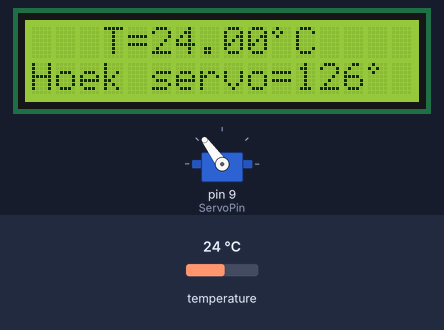
This sketch was run on a simulated Arduino Uno, built with avr-gcc and run on an emulated ATmega328P. On the bench: 16×2 character LCD, servo. The inputs (shaded band) are chosen by the test bench; at power-on: temperature 24 °C. What the sketch prints to the serial monitor is not drawn.

Above: at 7.8 s.
7.9 s: temperature set to 12 °C
At 8.6 s:
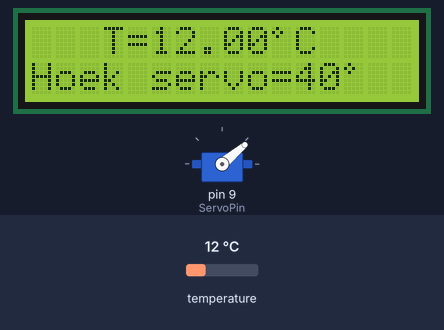
9.7 s: temperature set to 28 °C
At 10.9 s:
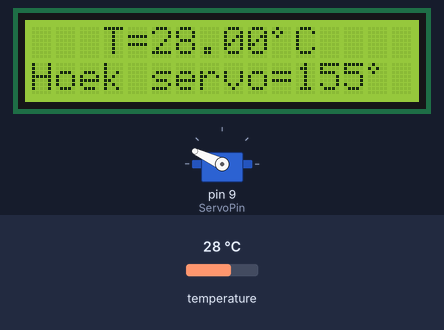
11.4 s: temperature set to 33 °C
At 12.0 s:
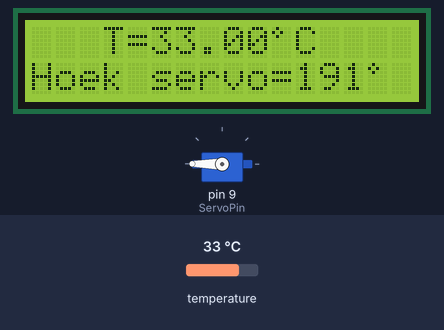
13.1 s: temperature set to 19 °C
At 14.3 s:
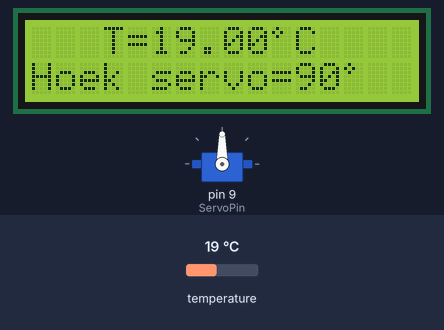
Timing chart, 0 to 15.8 s (numbered marks = the images above; inputs shaded):
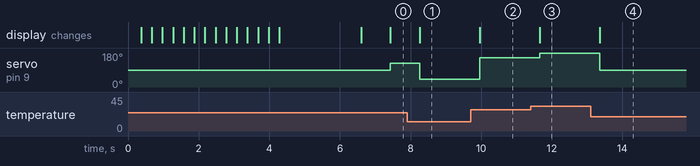

The sketch:

MiniSerre_DS18B20_Servo_LCD-I2C.ino
```cpp
/*  Jan Moeskops - mei 2021
Project Miniserre
Benodigdheden:  Arduino Uno, Temperatuursensor DS18b20, mini servo SG 90, LCD 1602 met I2C module
Meer info op https://github.com/moeskopsjan/MiniSerre
Aansluitingen:
  LCD-I2C  voeding 5 Volt en Grond
           SCL (Serial Clock) op Analog pin 5  (A5)
       SDA (Serial Data) op Analog pin 4  (A4)
  Temperatuursensor:  voeding en grond
                      datapin met pullup weerstand van 4k7 Ohm verbinden met digitale pin 2  (D2)
  Servomotor:  voeding:  5Volt (rode draad) en GND (bruine draad bij sommige servo's) aansluiten
               PWM data via pin D9

*/

// Volgende libraries dienen geïnstalleerd te worden:
#include <OneWire.h>
#include <DallasTemperature.h>
#include <Wire.h>
#include <LiquidCrystal_I2C.h>
#include <Servo.h>

Servo myservo;  // create servo object to control a servo  (zie voorbeeldprogramma in Arduino IDE - servo - sweep
// twelve servo objects can be created on most boards

int pos = 0;    // variable to store the servo position

const int ServoPin = 9;    // Digitale pin voor de sturing van servo

// In volgende lijn wordt het adres 0x27 of 0x3F, alsook de grootte van het LCD ingesteld 16 characters over 2 lijnen
LiquidCrystal_I2C lcd(0x3F, 16, 2);

// Dataverbinding temperatuur sensor wordt verbonden met D2 op Arduino Uno
#define ONE_WIRE_BUS 2


// Setup a oneWire instance to communicate with any OneWire devices (not just Maxim/Dallas temperature ICs)
OneWire oneWire(ONE_WIRE_BUS);

// Pass our oneWire reference to Dallas Temperature.
DallasTemperature sensors(&oneWire);

// Maak het character voor graden :
byte graden[8] = {
  0b01000,
  0b10100,
  0b01000,
  0b00000,
  0b00000,
  0b00000,
  0b00000,
  0b00000
};
int temperatuur;
int waarde;
// ------------------------- SchrijfMachine effect ----------------------------
void SchrijfMachine(char* text)
{
  char *msgptr = text;
  lcd.setCursor(0,0);
  while (*msgptr)
  {
   lcd.write(*msgptr++);   //deze tekst op LCD
   delay(300);
  }
}


// ----------------------------------- S E T U P -----------------------------------------------------
void setup(void)
{
  // start serial port
  Serial.begin(9600);
  Serial.println("Dallas Temperature IC Control Library Demo");
  lcd.begin();
  lcd.createChar(0, graden);   //Zet character graden klaar voor LCD
  //lcd.setCursor(3,0);          //Zet cursor op 5e plaats op 1e lijn (voor machine's is dit lijn 0)
  //lcd.print("Miniserre");      //Print deze tekst
  SchrijfMachine("...Miniserre...");
  delay(2000);  // 2 seconden om de titel op het scherm te houden
  lcd.clear();
  sensors.begin();
  myservo.attach(ServoPin);  // attaches the servo on pin 9 to the servo object
  // Start up the library

}

// ------------------------------------ L O O P ------------------------------------------------------
void loop(void)
{
  // call sensors.requestTemperatures() to issue a global temperature
  // request to all devices on the bus
  Serial.print("Requesting temperatures...");
  sensors.requestTemperatures(); // Send the command to get temperatures
  Serial.println("DONE");
  // After we got the temperatures, we can print them here.
  // We use the function ByIndex, and as an example get the temperature from the first sensor only.
  temperatuur= sensors.getTempCByIndex(0);
  Serial.print("Temperature for the device 1 (index 0) is: ");
  Serial.println(sensors.getTempCByIndex(0));    //print waarde als floating point
  Serial.println(temperatuur);                   // print waarde als integer
  lcd.setCursor(3,0);
  lcd.print("T=");

  //lcd.print(temperatuur);
  lcd.print(sensors.getTempCByIndex(0));
  lcd.write(0);
  lcd.print("C");
  lcd.print("  "); // Indien het getal groter dan 100 wordt (5 getallen: 100.00) en terug naar 99 spring(99.00) dan wordt het laatste character gewist
  lcd.setCursor(0,1);
  lcd.print("Hoek servo=");
  waarde = map(temperatuur,19,30,90,170);
  lcd.print(waarde);
  lcd.write(0);
  lcd.print("  ");
  myservo.write(waarde);              // tell servo to go to position in variable 'pos'
  delay(30);

}
```

Measured:
- after the input at 7.9 s, servo on pin 9 (ServoPin): 126° → 40° after 0.37 s; the display: changes after 0.37 s (image 1)
- after the input at 9.7 s, servo on pin 9 (ServoPin): 40° → 155° after 0.26 s; the display: changes after 0.26 s (image 2)
- after the input at 11.4 s, servo on pin 9 (ServoPin): 155° → 180° after 0.26 s; the display: changes after 0.26 s (image 3)
- after the input at 13.1 s, servo on pin 9 (ServoPin): 180° → 90° after 0.25 s; the display: changes after 0.25 s (image 4)
